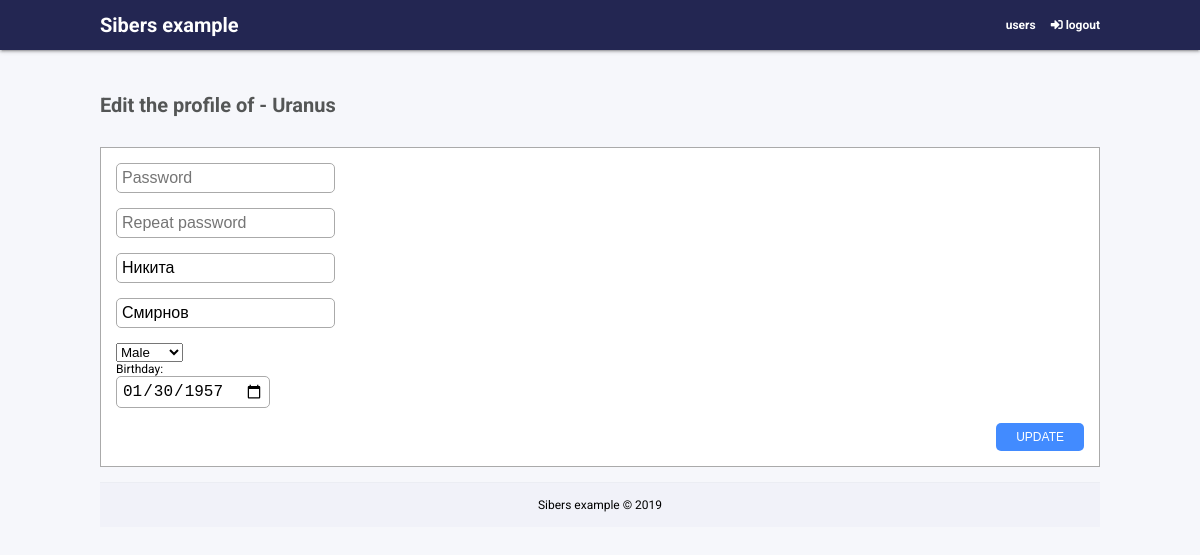
The app's page /edit/Uranus (signed in) with its own data.
### tables this page shows
CREATE TABLE `users` (
  `id` int(8) NOT NULL,
  `login` varchar(32) NOT NULL,
  `password` varchar(32) NOT NULL,
  `name` varchar(32) NOT NULL,
  `lastname` varchar(32) NOT NULL,
  `gender` int(1) NOT NULL,
  `bday` date NOT NULL
);

### app/controllers/indexController.php (called while the page is built, shortened)
<?php
class IndexController extends Controller {
	protected $user;
	public function __construct($route) {
		$this->user = new UserModel();
	}
	public function editAction($params){
		$data = $this->user->read($params[0]);
		View::render('index/edit', 'main', $data);
		return true;
	}
}

### index.php (called while the page is built, shortened)
<?php
spl_autoload_register(function($class) {
    $path = str_replace('\\', '/', $class.'.php');
});
$router = new Router;
$router -> run();

### app/libs/db.php (called while the page is built, shortened)
<?php
class Db {
	protected $db;
	public function __construct() {
		$config = require CONFIG.'db.php';
		$this->db = new PDO('mysql:host='.$config['host'].';dbname='.$config['db'].'', $config['user'], $config['password']);
	}
	public function query($sql, $params = []) {
		$stmt = $this->db->prepare($sql);
		if (!empty($params)) {
			foreach ($params as $key => $val) {
				$stmt->bindValue(':'.$key, $val);
			}
		}
		$stmt->execute();
		return $stmt;
	}
}

### app/configs/db.php (called while the page is built)
<?php
return [
	'host' => 'localhost',
	'db' => 'sibers_example',
	'user' => 'admin',
	'password' => '',
];

### app/models/userModel.php (called while the page is built, shortened)
<?php
class UserModel extends Model {
	public function read($login){
		$params = ['login' => $this->clean($login)];
		$query = 'SELECT `id`, `name`, `login`, `lastname`, `gender`, `bday` FROM `users` WHERE `login` = :login LIMIT 1';
		$result = $this->db->query($query, $params);
		$data = $result -> fetch ();
		return $data;
	}
	private function clean($value) {
	    $value = trim($value);
	    $value = stripslashes($value);
	    $value = strip_tags($value);
	    $value = htmlspecialchars($value);
	    $value = preg_replace('/[^ a-zа-яё\d]/ui', '', $value);
	    return $value;
	}
}

### app/core/Model.php (called while the page is built, shortened)
<?php
class Model {
	public function __construct() {
		$this->db = new Db;
	}
}

### app/configs/routes.php (called while the page is built)
<?php
return array(
	'' => 'index/index',
	'login' => 'index/login',
	'logout' => 'index/logout',
	'users([\?][=&A-Za-z0-9]+)' => 'index/users',
	'users' => 'index/users',
	'profile/([A-Za-z0-9]+)' => 'index/profile/$1',
	'edit/([A-Za-z0-9]+)' => 'index/edit/$1',
	'delete' => 'index/delete',
);

### app/acl/index.php (called while the page is built)
<?php
return [
	'all' => [
		'IndexAction',
		'ProfileAction',
	],
	'authorize' => [
		'UsersAction',
		'EditAction',
		'DeleteAction',
		'LogoutAction',
	],
	'guest' => [
		'IndexAction',
		'LoginAction',
	],
];

### app/core/Controller.php (called while the page is built, shortened)
<?php
class Controller {
	public $route;
	public $acl;
	public function __construct($route) {
		$this->route = $route;
	}
	public function checkAcl() {
		$this->acl = require APP.'acl/index.php';
		if ($this->isAcl('all')) {
			return true;
		}
		elseif (isset($_SESSION['login']) and $this->isAcl('authorize')) {
			return true;
		}
		elseif (!isset($_SESSION['login']) and $this->isAcl('guest')) {
			return true;
		}
		return false;
	}
	public function isAcl($key) {
		return in_array($this->route, $this->acl[$key]);
	}
}

### app/views/index/edit.php (the view, shortened to what this page needs)
<div class="page">
	<h1>Edit the profile of - <?php echo $data['login']; ?></h1>
	<form action="/edit/<?php echo $data['login']; ?>" method="post" id="form">
		<input type="password" name="password" placeholder="Password" maxlength="32"><br>
		<input type="password" name="repassword" placeholder="Repeat password" maxlength="32"><br>
		<input type="text" name="name" placeholder="Name" maxlength="32" value="<?php echo $data['name']; ?>"><br>
		<input type="text" name="lastname" placeholder="Last name" maxlength="32" value="<?php echo $data['lastname']; ?>"><br>
		<select name="gender">
		    <option value="1">Male</option>
		</select><br>
			Birthday:<br>
			<input type="date" name="bday" value="<?php echo $data['bday']; ?>">
	       <br>
		<button class="button" type="submit">Update</button>
	</form>

### app/core/Router.php (shortened to what this page needs)
<?php
class Router {
    protected $routes;
    protected $uri;
    public function __construct(){
        $routes = include(CONFIG.'routes.php');
        $this->routes = $routes;
        $this->uri = trim($_SERVER['REQUEST_URI'], '/');
    }
    public function match() {
        foreach($this->routes as $uriPattern => $patch) {
            if (preg_match('~^'.$uriPattern.'$~', $this->uri)) {
                $internalRoute = preg_replace("~^$uriPattern$~", $patch, $this->uri);
                $segments = explode('/', $internalRoute);
                $controllerName = array_shift($segments).'Controller';
                $actionName = ucfirst(array_shift($segments).'Action');
                $parameters = $segments;
                $path = 'app\controllers\\'.ucfirst($controllerName);
                if (class_exists($path)) {
                    if (method_exists($path, $actionName)) {
                        $controller = new $path($actionName);
                        $controller->$actionName($parameters);
                        return true;
                    } else {
                        debug('no method:'.$action);
                        View::errorCode(404);
                    }
                } else {
                    debug('no controller:'.$path);
                    View::errorCode(404);
                }
            }
        }
    }
    public function run() {
        if(self::match()) {
        } else {
            View::errorCode(404);
        }
    }
}

### app/views/main.php (shortened to what this page needs)
<?php
  function printNav(){
    if (isset($_SESSION['login'])) {
      echo '<a href="/users">users</a><a href="/logout"><i class="fas fa-sign-in-alt"></i> logout</a>';
    } else {
      echo '<a href="/login"><i class="fas fa-sign-in-alt"></i> login</a>';
    }
  }
?>
<!DOCTYPE html>
<html lang="ru">
<head>
  <link rel="stylesheet" href="https://use.fontawesome.com/releases/v5.7.2/css/all.css">
  <link rel="stylesheet" type="text/css" href="/css/common.css">
  <link rel="stylesheet" type="text/css" href="/css/login.css">
  <link rel="stylesheet" type="text/css" href="/css/users.css">
  <link rel="stylesheet" type="text/css" href="/css/profile.css">
</head>
<body>
  <header>
    <div class="header__wrap">
      <div class="logo"><a href="/">Sibers example</a></div>
      <nav>
        <?php printNav(); ?>
      </nav>
    </div>
  </header>
  <?php print_r($content); ?>
  <footer>
    Sibers example &copy; 2019
  </footer>
</body>
</html>

### css/common.css (style rules this page uses)
body { padding: 0; margin: 0; background-color: #f6f7fb; font-family: 'Roboto', sans-serif; font-size: 12px; }
header { background: #232652; color: #fff; height: 50px; padding: 0 15px; line-height: 50px; font-weight: bolder; box-shadow: 0 2px 2px 0 rgba(0,0,0,0.14), 0 3px 1px -2px rgba(0,0,0,0.12), 0 1px 5px 0 rgba(0,0,0,0.2); }
.header__wrap { margin: 0 auto; width: 1000px; display: flex; }
.logo { width: 30%; font-weight: bold; font-size: 20px; }
.logo a { text-decoration: none; color: #fff; }
nav { width: 70%; text-align: right; }
nav a { color: #fff; font-weight: bold; margin-left: 15px; text-decoration: none; }
.page { width: 1000px; height: 100%; padding: 15px; margin: 15px auto; }
h1 { color: #545656; font-size: 20px; font-weight: bold; margin-bottom: 30px; }
#form { margin: 15px 0; padding: 15px; border: 1px solid #aaa; background: #fff; }
.button { background: #428bff; padding: 7px 20px; color: #fff; border: none; border-radius: 5px; float: right; outline: none; text-transform: uppercase; font-size: 12px; cursor: pointer; }
footer { padding: 15px; text-align: center; border-top: 1px solid #ebedf3; background: #f1f2f9; }

### css/users.css (style rules this page uses)
form { overflow: hidden; }
form input { padding: 5px; margin-bottom: 15px; font-size: 16px; border-radius: 5px; border: 1px solid #aaa; }

### records on screen
users: login "Uranus", name "Никита", lastname "Смирнов", bday "01/30/1957"
